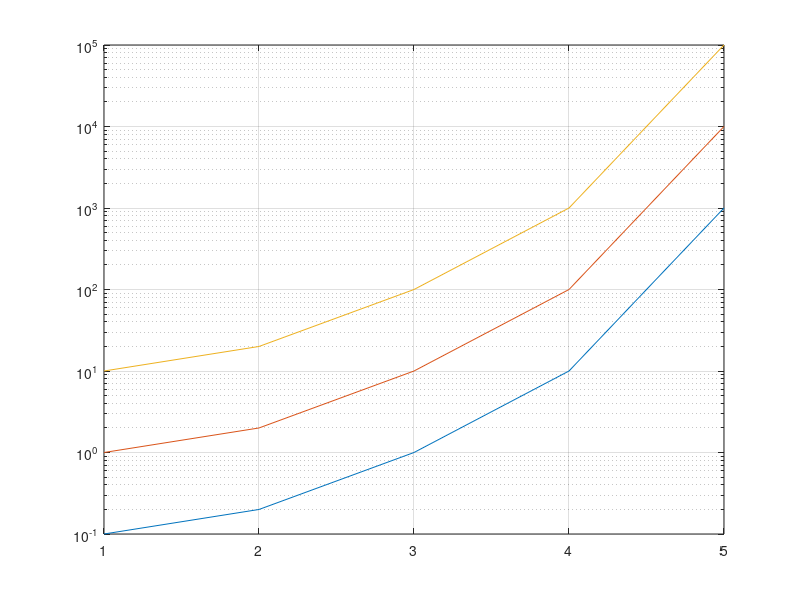

Write MATLAB code to recreate this figure.
y = [0.1 0.2 1 10 1000];
semilogy(y)
grid on;
y = [ 0.1    1     10
      0.2    2     20
      1.0    10    100
      10     100   1000
      1000   10000 100000];

semilogy(y)
grid on;
